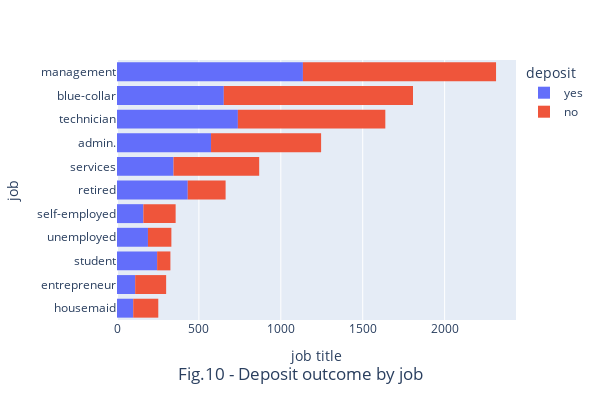

Notebook code cell kept with this figure:
### Markdown cell above
### Deposit by job

### Code cell
fig = px.histogram(data_frame=data, y='job', color='deposit').update_yaxes(categoryorder='total ascending')
fig.update_layout(
    title=dict(text='Fig.10 - Deposit outcome by job', x=.5, y=0.05, xanchor='center'),
    xaxis_title_text = 'job title',
    width=600, height=400,)
fig.show()

### Figure 1 — Plotly figure (JSON) as saved in the notebook; plotly's stock layout.template omitted (floating-point values rounded to 4 significant figures; data arrays with more than 128 entries replaced by an {"elided": "..."} marker saying what was removed)
{"data": [{"alignmentgroup": "True", "bingroup": "y", "hovertemplate": "deposit=yes<br>count=%{x}<br>job=%{y}<extra></extra>", "legendgroup": "yes", "marker": {"color": "#636efa", "pattern": {"shape": ""}}, "name": "yes", "offsetgroup": "yes", "orientation": "h", "showlegend": true, "type": "histogram", "xaxis": "x", "y": {"elided": "4681 str values"}, "yaxis": "y"}, {"alignmentgroup": "True", "bingroup": "y", "hovertemplate": "deposit=no<br>count=%{x}<br>job=%{y}<extra></extra>", "legendgroup": "no", "marker": {"color": "#EF553B", "pattern": {"shape": ""}}, "name": "no", "offsetgroup": "no", "orientation": "h", "showlegend": true, "type": "histogram", "xaxis": "x", "y": {"elided": "5423 str values"}, "yaxis": "y"}], "layout": {"barmode": "relative", "height": 400, "legend": {"title": {"text": "deposit"}, "tracegroupgap": 0}, "margin": {"t": 60}, "title": {"text": "Fig.10 - Deposit outcome by job", "x": 0.5, "xanchor": "center", "y": 0.05}, "width": 600, "xaxis": {"anchor": "y", "domain": [0, 1], "title": {"text": "job title"}}, "yaxis": {"anchor": "x", "categoryorder": "total ascending", "domain": [0, 1], "title": {"text": "job"}}}}
